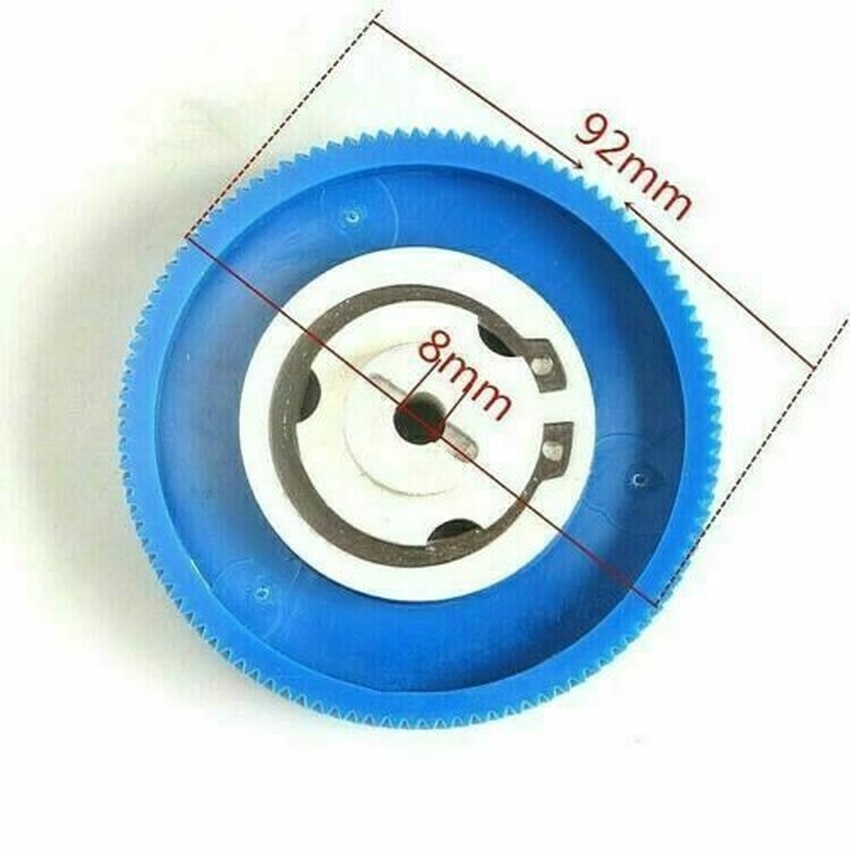
%> input picture dalis.jpg, 850 x 850 px
$ octave Fuzzy_Edge_Detection.m   (GNU Octave 9; MATLAB toolbox functions it lacks are replaced by stand-ins)
%> lines starting %> are read from the running program, lines starting %| are printed output that depends on the picture
%> further down, Irgb is the input picture: size 850x850x3 uint8; mean R, G, B 189, 211.5, 225.1
### fuzzyedge.m
function [Ieval,Irgb]=fuzzyedge(Irgb)
warning('off');
Irgb = Irgb;
% Use the standard NTSC conversion formula to calculate the effective luminance of each pixel.
Igray = 0.2989*Irgb(:,:,1)+0.5870*Irgb(:,:,2)+0.1140*Irgb(:,:,3);
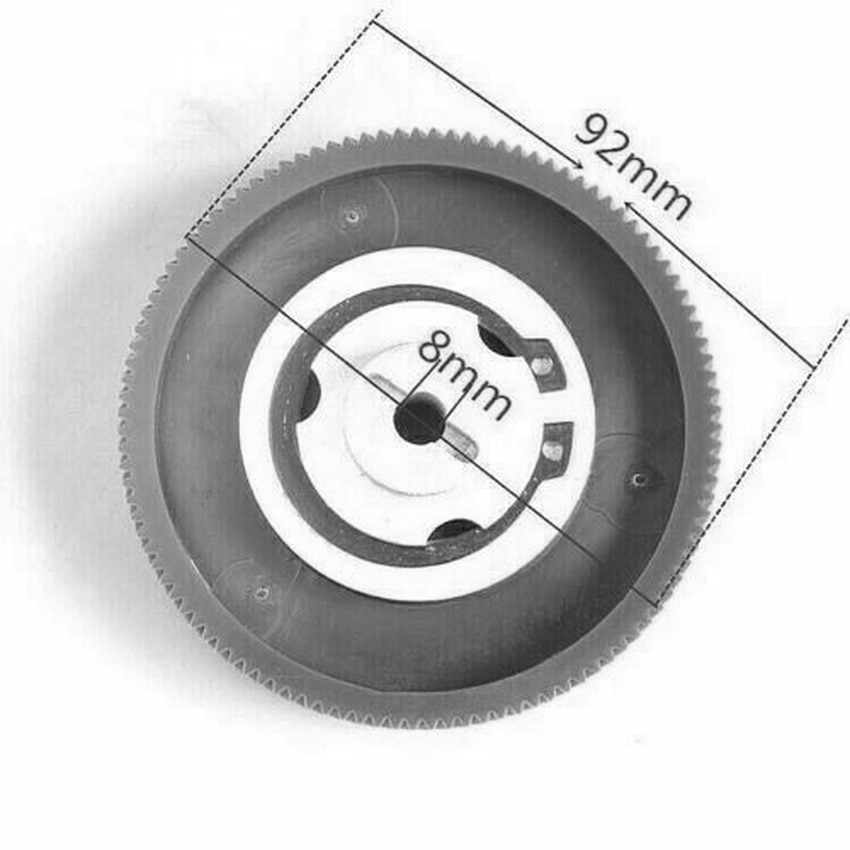
%> Igray: size 850x850 uint8; min 5, max 255, mean 206.4

% The Fuzzy Logic Toolbox operates on double-precision numbers only.
I = double(Igray);
% Scale I so that its elements are in the [0 1] range.
classType = class(Igray);
%> classType = 'uint8'
scalingFactor = double(intmax(classType));
%> scalingFactor = 255
I = I/scalingFactor;
% Obtain Image Gradient
% The fuzzy logic edge-detection algorithm for this example relies on the image gradient
Gx = [-1 1];
Gy = Gx';
Ix = conv2(I,Gx,'same');
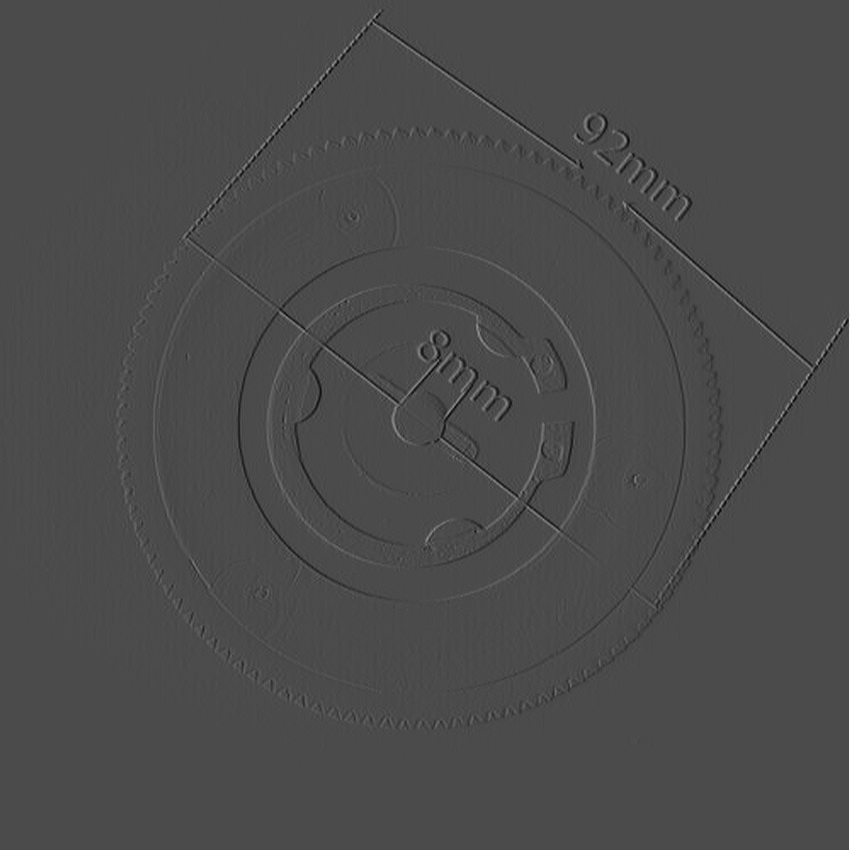
%> Ix: size 850x850 double; min -0.42, max 1, mean 0.00116; drawn with min black and max white
Iy = conv2(I,Gy,'same');
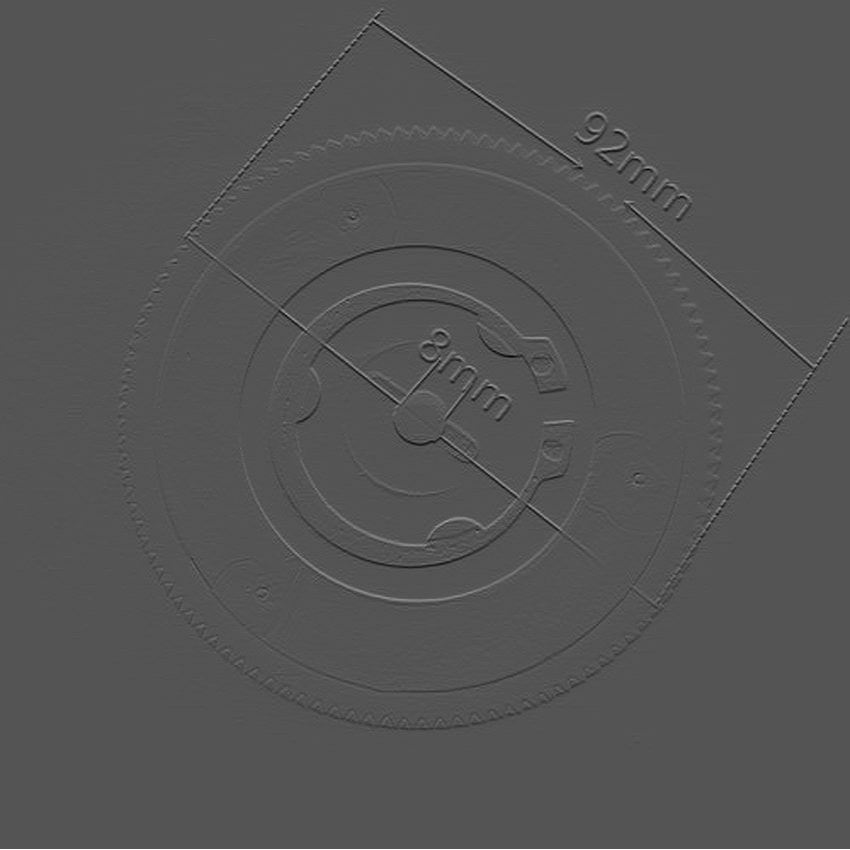
%> Iy: size 850x850 double; min -0.498, max 0.996, mean 0.00117; drawn with min black and max white

% Define Fuzzy Inference System (FIS) for Edge Detection
% Create a Fuzzy Inference System (FIS) for edge detection, edgeFIS.
edgeFIS = newfis('edgeDetection');
% Specify the image gradients, Ix and Iy, as the inputs of edgeFIS.
edgeFIS = addvar(edgeFIS,'input','Ix',[-1 1]);
edgeFIS = addvar(edgeFIS,'input','Iy',[-1 1]);
% Specify a zero-mean Gaussian membership function for each input.
% If the gradient value for a pixel is 0, then it belongs to the zero membership function with a degree of 1.
sx = 0.1; sy = 0.1;
edgeFIS = addmf(edgeFIS,'input',1,'zero','gaussmf',[sx 0]);
edgeFIS = addmf(edgeFIS,'input',2,'zero','gaussmf',[sy 0]);
% Specify the intensity of the edge-detected image as an output of edgeFIS.
edgeFIS = addvar(edgeFIS,'output','Iout',[0 1]);
% Specify the triangular membership functions, white and black, for Iout.
wa = 0.1; wb = 1; wc = 1;
ba = 0; bb = 0; bc = .7;
%> the run ends on the next line
edgeFIS = addmf(edgeFIS,'output',1,'white','trimf',[wa wb wc]);
edgeFIS = addmf(edgeFIS,'output',1,'black','trimf',[ba bb bc]);
% Plot the membership functions of the inputs/outputs of edgeFIS.

% Specify FIS Rules
% Add rules to make a pixel white if it belongs to a uniform region. Otherwise, make the pixel black.
r1 = 'If Ix is zero and Iy is zero then Iout is white';
r2 = 'If Ix is not zero or Iy is not zero then Iout is black';
r = char(r1,r2);
edgeFIS = parsrule(edgeFIS,r);
showrule(edgeFIS)
% Evaluate FIS
% Evaluate the output of the edge detector for each row of pixels in I using corresponding rows of Ix and Iy as inputs.
Ieval = zeros(size(I));% Preallocate the output matrix
for ii = 1:size(I,1)
    Ieval(ii,:) = evalfis([(Ix(ii,:));(Iy(ii,:));]',edgeFIS);
end
% Plot Results
subplot(2,2,1); plotmf(edgeFIS,'input',1); title('Ix');
subplot(2,2,2); plotmf(edgeFIS,'input',2); title('Iy');
subplot(2,2,[3 4]); plotmf(edgeFIS,'output',1); title('Iout')
figure;
subplot(2,3,1)
image(Ix,'CDataMapping','scaled'); colormap('gray'); title('Ix');
subplot(2,3,2)
image(Iy,'CDataMapping','scaled'); colormap('gray'); title('Iy');
subplot(2,3,3)
image(I,'CDataMapping','scaled'); colormap('gray');
subplot(2,3,4)
image(Irgb,'CDataMapping','scaled'); colormap('gray');
subplot(2,3,5)
image(Ieval,'CDataMapping','scaled'); colormap('gray');
title('Fuzzy Edges');
subplot(2,3,6)
image(imcomplement(Ieval),'CDataMapping','scaled'); colormap('gray');
title('Fuzzy Edges 2');
% Summary
% You detected the edges in an image using a FIS, comparing the gradient of every pixel in the x and y directions.
% If the gradient for a pixel is not zero, then the pixel belongs to an edge (black). You defined the gradient as
% zero using Gaussian membership functions for your FIS inputs.
end

### Fuzzy_Edge_Detection.m
%% Fuzzy Edge Detection
clc;
clear;
Irgb=imread('dalis.jpg');
[Ieval]=fuzzyedge(Irgb);

$ run again, with Laikmatis.jpg copied over dalis.jpg
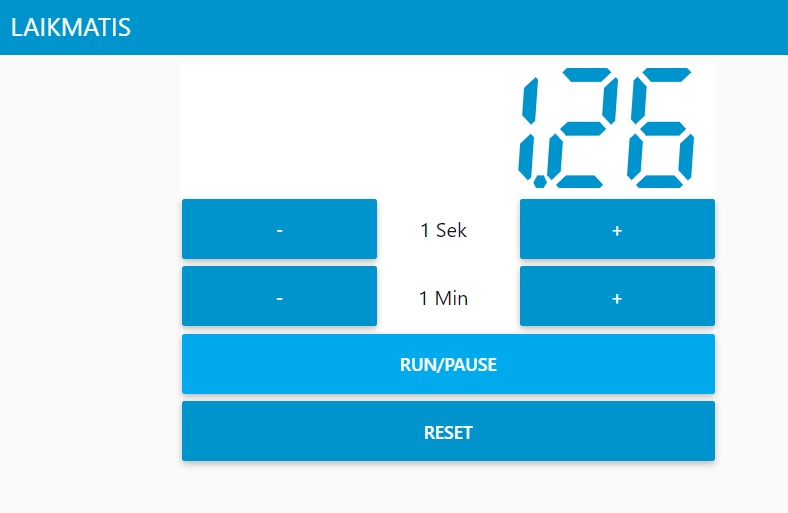
%> input picture Laikmatis.jpg, 788 x 513 px
%> Irgb is the input picture: size 513x788x3 uint8; mean R, G, B 151.3, 211.2, 234.4
%> in fuzzyedge, `Igray = 0.2989*Irgb(:,:,1)+0.5870*Irgb(:,:,2)+0.1140*Irgb(:,:,3);`:
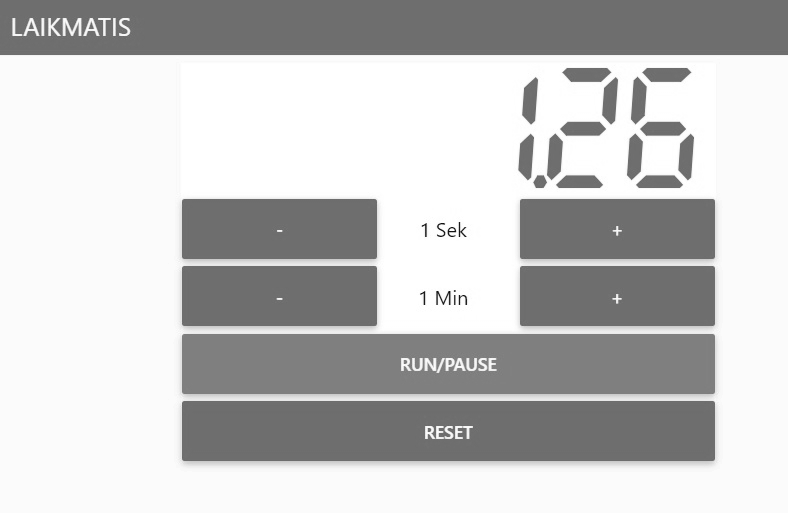
%> Igray: size 513x788 uint8; min 14, max 255, mean 196.2
%> in fuzzyedge, `Iy = conv2(I,Gy,'same');`:
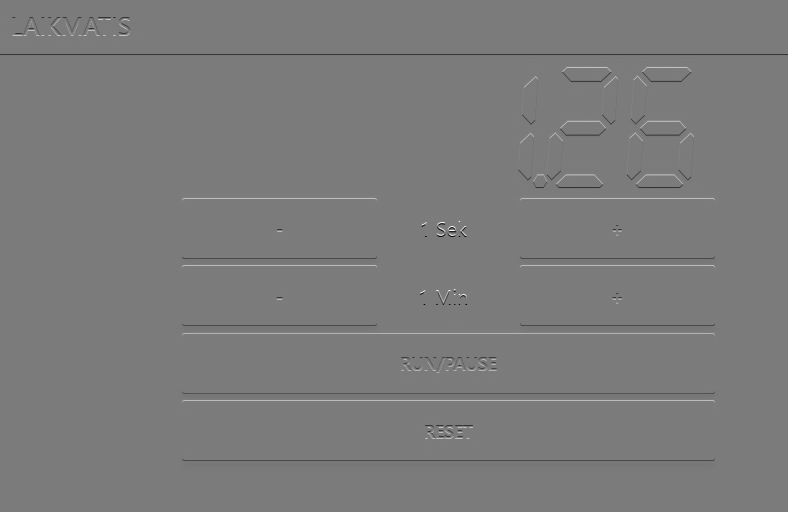
%> Iy: size 513x788 double; min -0.925, max 0.984, mean 0.000841; drawn with min black and max white

$ run again, with Programa.jpg copied over dalis.jpg
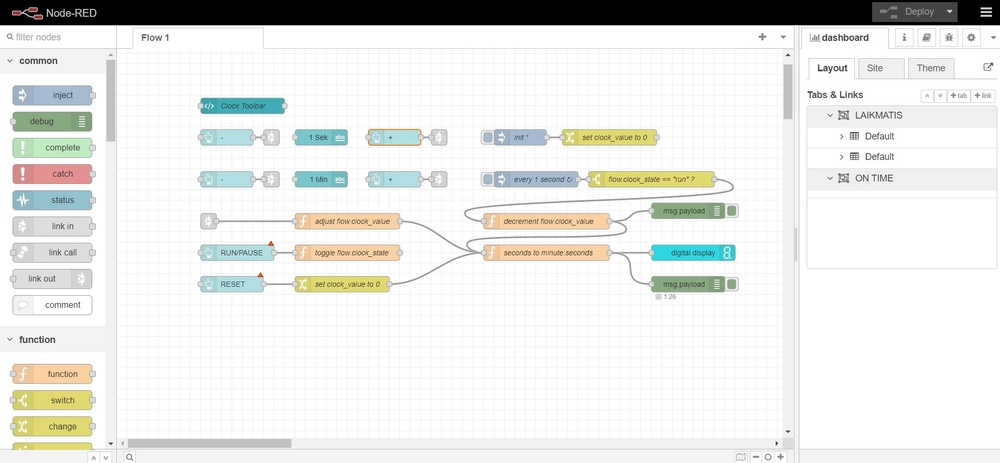
%> input picture Programa.jpg, 1000 x 463 px, shrunk from 1908 x 883 before the run
%> Irgb is the input picture: size 463x1000x3 uint8; mean R, G, B 230.1, 231, 228.3
%> in fuzzyedge, `Igray = 0.2989*Irgb(:,:,1)+0.5870*Irgb(:,:,2)+0.1140*Irgb(:,:,3);`:
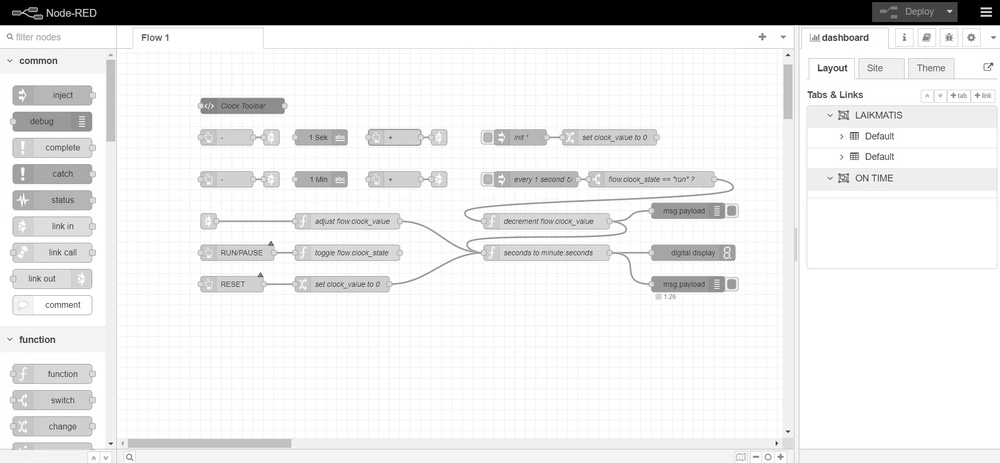
%> Igray: size 463x1000 uint8; min 0, max 255, mean 230.4
%> in fuzzyedge, `Iy = conv2(I,Gy,'same');`:
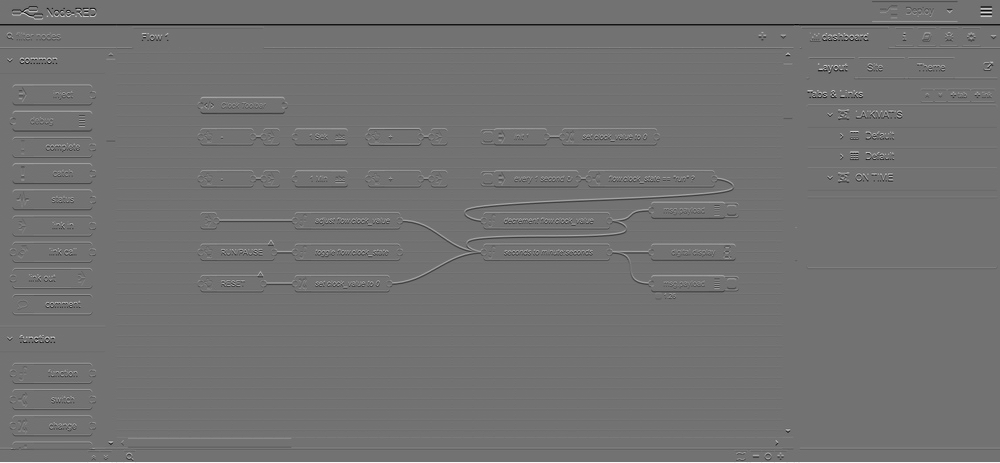
%> Iy: size 463x1000 double; min -0.816, max 1, mean 6.78e-07; drawn with min black and max white
